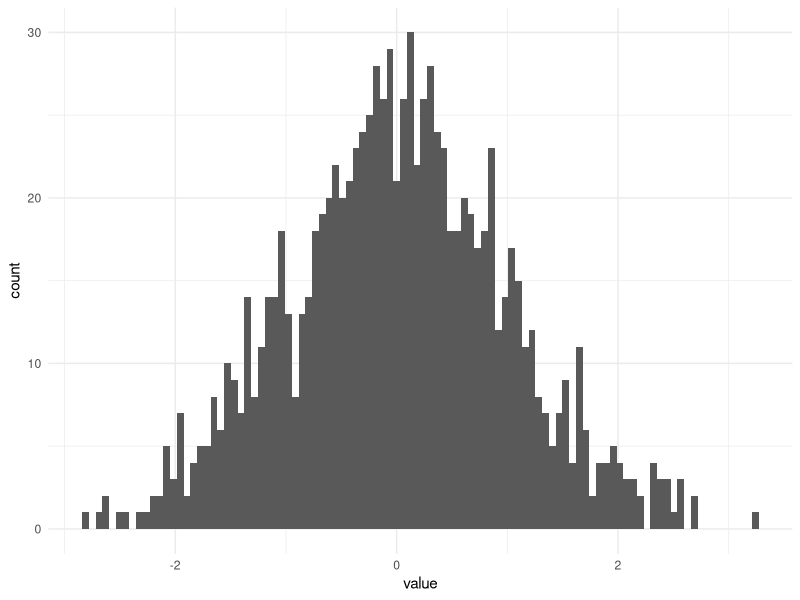
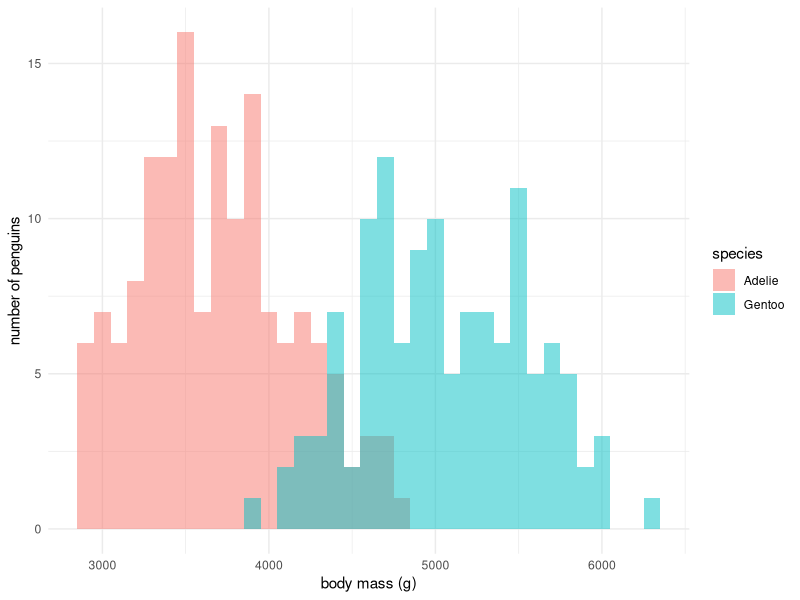
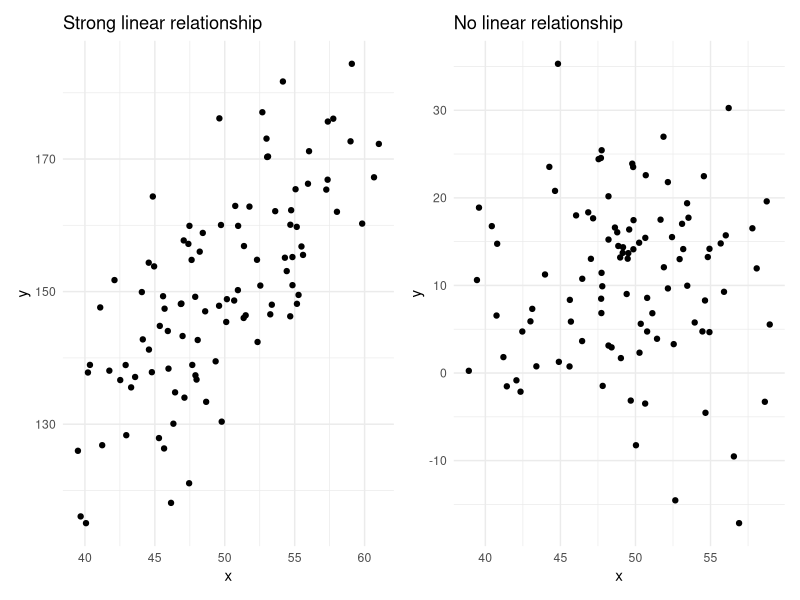
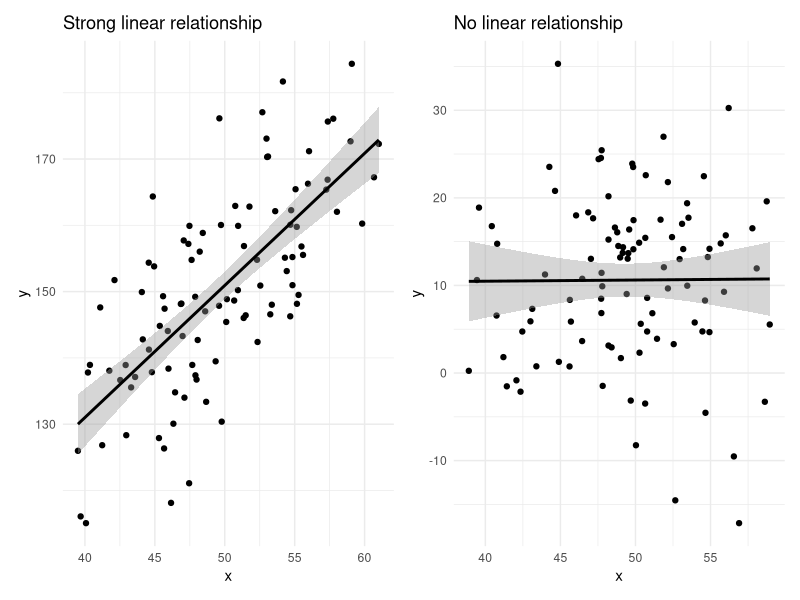

Reproduce these figures in R, in order.
## ---- chunk 1

# Load necessary libraries
library(tidyverse)

# Set seed for reproducibility
set.seed(123)

# Generate 1000 random values from a normal distribution
dat <- rnorm(n = 1000,
             mean = 0,
             sd = 1)

# Plot our data
tibble(dat) %>%
  ggplot(mapping = aes(x = dat)) +
  geom_histogram(bins = 100) +
  theme_minimal() +
  labs(x = "value")

## ---- chunk 2

# Load the iris data set and set our value of x
df <- iris
x <- 4.0

# Calculate the mean and standard deviation of Petal.Length for each species
prob.df <- df %>%
  group_by(Species) %>%
  summarise(mean = mean(Petal.Length),
            sd = sd(Petal.Length))

# Calculate the probability of observing a value x for each species
prob.df <- prob.df %>%
  mutate(prob = dnorm(x, mean = mean, sd = sd) %>%
           round(digits = 3))

prob.df

## ---- chunk 3
set.seed(150)

# 1. Simulate 1000 cat weights with a mean of 4.93 and a standard deviation of 1.4
# 2. Calculate the probability of observing a cat that weighs ≥ 6.0kg
# 3. Plot the distribution of simulated cat weights as a histogram and add a vertical line at 6.0kg (using `geom_vline(xintercept = 6.0)`)

## ---- chunk 4

install.packages("palmerpenguins", quiet = TRUE)
library(palmerpenguins)

df <- penguins
head(df)

## ---- chunk 5

# Create plot
g <- df %>% 
  filter(species %in% c("Adelie", "Gentoo"),
         !is.na(body_mass_g)) %>%
  ggplot(mapping = aes(x = body_mass_g, fill = species)) +
  geom_histogram(binwidth = 100, 
                 alpha = 0.5, 
                 position = "identity") +
  theme_minimal() +
  labs(x = "body mass (g)",
       y = "number of penguins",
       fill = "species")

# Print plot
g

## ---- chunk 6

# Create vectors of body mass for each species
adelie <- df %>%
  filter(species == "Adelie") %>%
  pull(body_mass_g)

gentoo <- df %>%
  filter(species == "Gentoo") %>%
  pull(body_mass_g)

# Perform two-sample (Student's) t-test
t.test(adelie, gentoo, var.equal = FALSE)

## ---- chunk 7

df <- penguins

# 1. Create two vectors of body mass:
## - Adelie penguins sampled on Biscoe Island
## - Adelie penguins sampled on Dream Island

# 2. Perform a two-sample Welch's t-test to compare the mean body mass of these two groups

# 3. Plot the distribution of body mass for these two groups as a histogram and add vertical lines at the mean body mass for each group
# Hint: You can use two separate `geom_vline()` layers to add vertical lines for each group once you know the means.


## ---- chunk 8

# Set random seed for reproducibility
set.seed(500)

# Simulate x and y with a known dependency of y on x
df.strong <- data.frame(x = rnorm(n = 100, mean = 50, sd = 5)) %>%
  mutate(y = 50 + (2*x) - rnorm(n = 100, mean = 0, sd = 10))
    
# Simulate x and y without any dependency     
df.null <- data.frame(x = rnorm(n = 100, mean = 50, sd = 5),
                      y = rnorm(n = 100, mean = 10, sd = 10))

## ---- chunk 9

# Install new library
install.packages('patchwork')
library(patchwork)

# Generate the plots
g.strong <- df.strong %>%
  ggplot(mapping = aes(x = x, y = y)) +
  geom_point() +
  theme_minimal() +
  labs(x = "x", y = "y", title = "Strong linear relationship")

g.null <- df.null %>%
  ggplot(mapping = aes(x = x, y = y)) +
  geom_point() +
  theme_minimal() +
  labs(x = "x", y = "y", title = "No linear relationship")

# Plot the two panels side-by-side usign the `patchwork` syntax
(g.strong | g.null)

## ---- chunk 10

# Perform linear regression on the "strong" simulated data
lm(data = df.strong,
   formula = y ~ x) %>%
  summary()

## ---- chunk 11

# Perform linear regression on the "null" simulated data
lm(data = df.null,
   formula = y ~ x) %>%
  summary()

## ---- chunk 12

# Update our plots with trend lines
g.strong <- g.strong +
  geom_smooth(method = "lm", 
              formula = y ~ x,
              color = "black") 

g.null <- g.null +
  geom_smooth(method = "lm", 
              formula = y ~ x,
              color = "black")

# Plot the two panels side-by-side usign the `patchwork` syntax
(g.strong | g.null)

## ---- chunk 13
# Load data for this section
df <- penguins

# 1. Use linear regression to estimate the effect of sex on body mass
# 2. Summarize your regression results in one or two sentences
# 3. Plot the relationship between sex and body mass, including a trend line and points.
